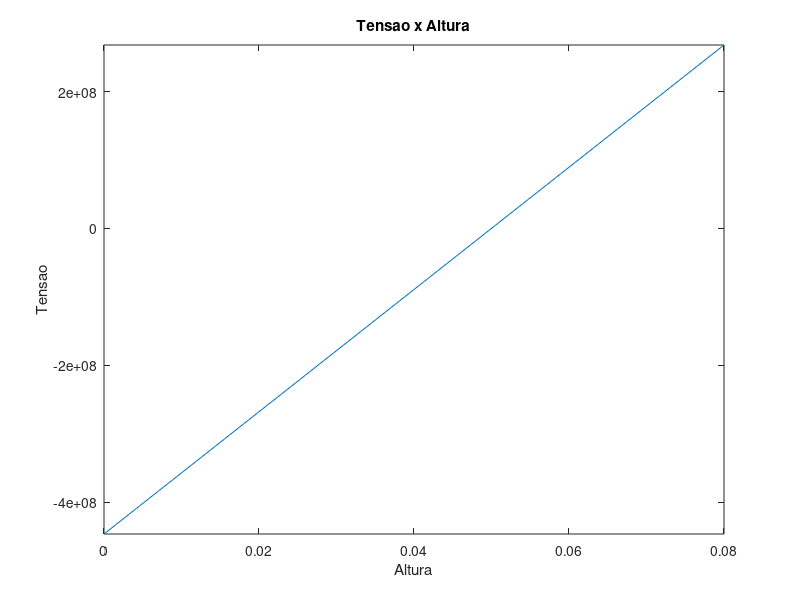

Write MATLAB code to recreate this figure.
clear all
clc

% viga T

% o eixo x de referencia esta na base inferior do retangulo de altura maior que a
% base (retangulo 2) e o eixo y de referencia esta na altura da esquerda do
% retangulo de base maior que a altura (retangulo 1)

% os centroides dos retangulos sao colineares

% as forcas N e o momento fletor sao aplicados na extremidade livre da viga
% que esta engastada em x = 0

% parametros do retangulo superior (retangulo 1)
% a base deve ser maior que a altura
% b1 = base , h1 = altura

b1 = 0.06;
h1 = 0.02;


% parametros do retangulo inferior (retangulo 2)
% a altura deve ser maior que a base
% b2 = base , h2 = altura

b2 = 0.02;
h2 = 0.06;

% parametros da forca aplicada (N [N]), momento fletor (M [Nm]) e comprimento (L [m])

N = 2000;
M = 150;
L = 6;
F = 2*N; % forca aplicada na extremidade livre (par de forcas)

% posicao x para o calculo da tensao
% x deve ser maior que 0 e menor que L
x = L/2;

% calculo dos centroides dos retangulos
%retangulo 1 

cent_1 = [b1/2, h2+h1/2];
cent_2 = [b1/2, h2/2];

% calculo das areas
area_1 = b1*h1;
area_2 = b2*h2;

%calculo dos momentos de inercia em relacao aos centroides dos retangulos
momento_1 = (b1*(h1^3))/12;
momento_2 = (b2*(h2^3))/12;

% calculo do centroide global
cent_global = (area_1*cent_1 + area_2*cent_2)/(area_1 + area_2);

% calculo do momento de inercia global
dist_1 = norm(cent_global - cent_1);
dist_2 = norm(cent_global - cent_2);
momento_global = momento_1 + area_1*(dist_1^2) + momento_2 + area_2*(dist_2^2);

% Momento resistente (M_x) em funcao da distancia em relacao ao ponto de
% engaste (x)

M_x = -1*(M + F*L -F*x);

% Valores de tracao e compressao
% y deve ser maior que 0 e menor que h1+h2

n_points = 20;
y = linspace(0, h1+h2, n_points);
y2 = y;
y_def = cent_global(2) - y;

% valor da tensao ao longo da secao
sigma = (M_x*y_def)/momento_global;
sigma_min = min(sigma);
sigma_max = max(sigma);
y_min = min(y);
y_max = max(y);


plot(y, sigma);
xlabel('Altura');
ylabel('Tensao');
title('Tensao x Altura');
xlim([y_min, y_max]);
ylim([sigma_min, sigma_max]);